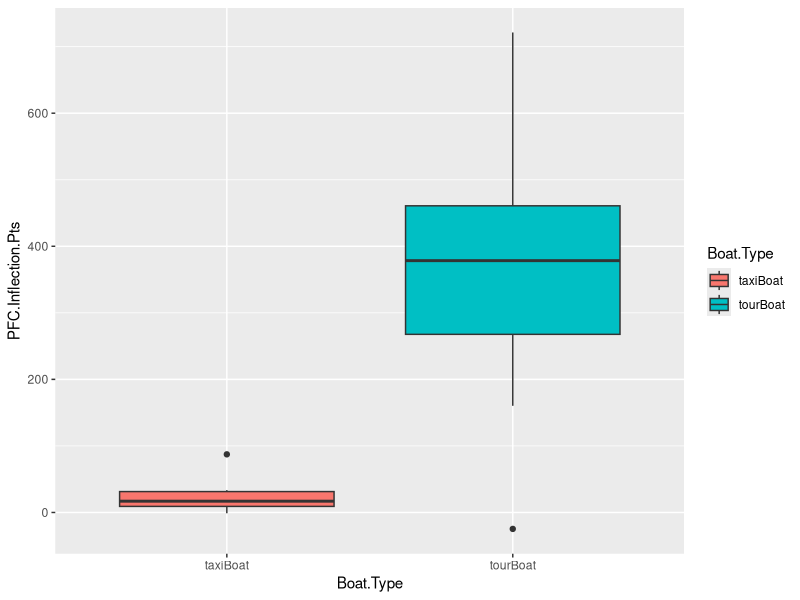

This figure's R source:
# -----------------------------------------------------
# Homework 08 
# 22 Mar 2021
# EKG
# -----------------------------------------------------
#
# Library ----------------------------------
library(ggplot2)
library(tidyr)

# Creating a Fake Data Set ----------------------------------

# based on the idea that whistle modulation increases as 
# a function of number of tour boats present.

# data derived from: Perez-Ortega, Betzi, et al. "Dolphin-Watching Boats Affect Whistle Frequency Modulation in Bottlenose Dolphins." Frontiers in Marine Science 8 (2021): 102.

taxiBoat <- rnorm(n=8,mean=25.46,sd=27.10)
head(taxiBoat)

tourBoat <- rnorm(n=8,mean=234.10,sd=232)
head(tourBoat)

dataFrame <- data.frame(taxiBoat,tourBoat)
head(dataFrame)

# using tidyverse to group the inflection points based on whether
# they are taxi or tour boats.
orgFrame <- gather(dataFrame,Boat.Type,PFC.Inflection.Pts,
                     taxiBoat:tourBoat)

# Calculate Stuff ----------------------------------

ANOmodel <- aov(PFC.Inflection.Pts~Boat.Type,data=orgFrame)
print(ANOmodel)
print(summary(ANOmodel))

# print(summary(ANOmodel))
#               Df   Sum Sq Mean Sq F value Pr(>F)    
# Boat.Type     1  4376550 4376550   174.5 <2e-16 ***
# Residuals   482 12086821   25076                   
# ---
#  Signif. codes:  0 ‘***’ 0.001 ‘**’ 0.01 ‘*’ 0.05 ‘.’ 0.1 ‘ ’ 1

z <- summary(ANOmodel)
str(z)
aggregate(PFC.Inflection.Pts~Boat.Type,data=orgFrame,FUN=mean)
unlist(z)
unlist(z)[7]
ANOsum <- list(Fval=unlist(z)[7],probF=unlist(z)[9])
ANOsum

# ANOsum
# $Fval
# F value1 
# 174.5287 

# $probF
# Pr(>F)1 
# 3.174175e-34 

# Plot Results ----------------------------------

ANOPlot <- ggplot(data=orgFrame,
                  aes(x=Boat.Type,
                      y=PFC.Inflection.Pts,
                      fill=Boat.Type)) +
  geom_boxplot()
print(ANOPlot)

# Homework Questions ----------------------------------

# Now begin adjusting the means of the different groups. Given the sample sizes you have chosen, how small can the differences between the groups be (the “effect size”) for you to still detect a significant pattern (p < 0.05)?

# this was the smallest difference with still detcing a significant pattern
taxiBoat <- rnorm(n=242,mean=25.46,sd=27.10)

tourBoat <- rnorm(n=242,mean=29,sd=28)

# > print(summary(ANOmodel))
#               Df Sum Sq Mean Sq F value Pr(>F)  
# Boat.Type     1   4467    4467   5.465 0.0198 *
# Residuals   482 393982     817                 
# ---
#   Signif. codes:  0 ‘***’ 0.001 ‘**’ 0.01 ‘*’ 0.05 ‘.’ 0.1 ‘ ’ 1


# Alternatively, for the effect sizes you originally hypothesized, what is the minimum sample size you would need in order to detect a statistically significant effect? Again, run the model a few times with the same parameter set to get a feeling for the effect of random variation in the data.

# this was the smallest difference with still detcing a significant pattern
taxiBoat <- rnorm(n=8,mean=25.46,sd=27.10)
tourBoat <- rnorm(n=8,mean=234.10,sd=232)

# print(summary(ANOmodel))
#               Df Sum Sq Mean Sq F value Pr(>F)  
# Boat.Type    1 262947  262947    5.11 0.0403 *
# Residuals   14 720448   51461  